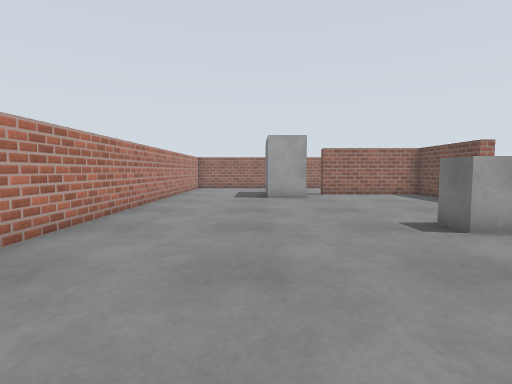
view 1 (above)

16 first-person views from a walk through a Gazebo world. The camera is 0.57 m above the floor, tilts 4° down and sees 80° across. The floor is counted in squares, 0.5 m on a side. Each view is taken from the middle of a square. On the plan, view 1 faces up. The plan holds only what a view shows up to about 13 squares ahead; the rest is blank.

view 2
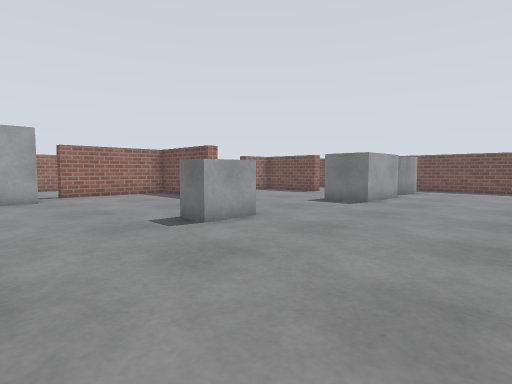

view 3
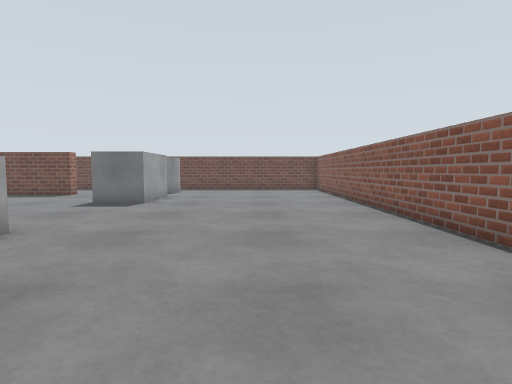

view 4
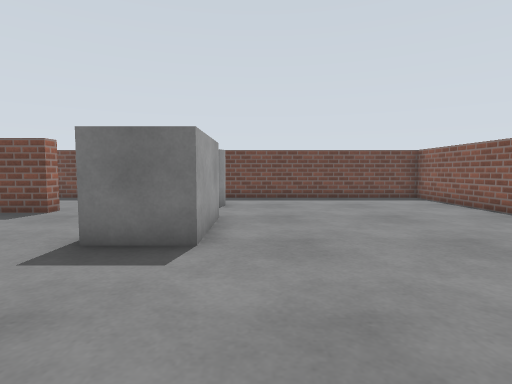

view 5
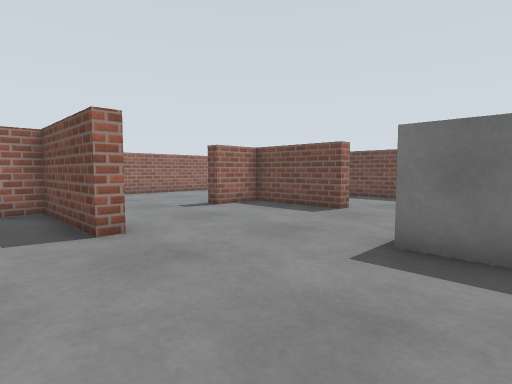

view 6
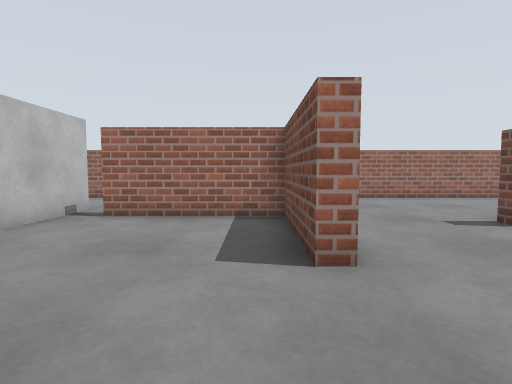

view 7
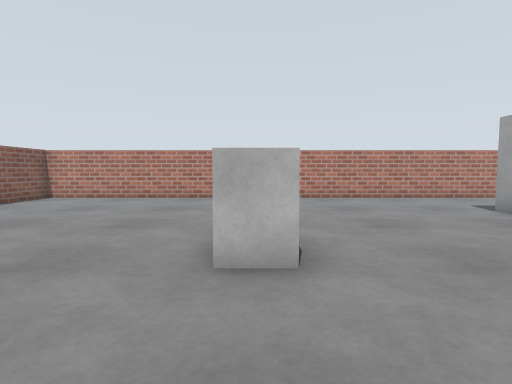

view 8
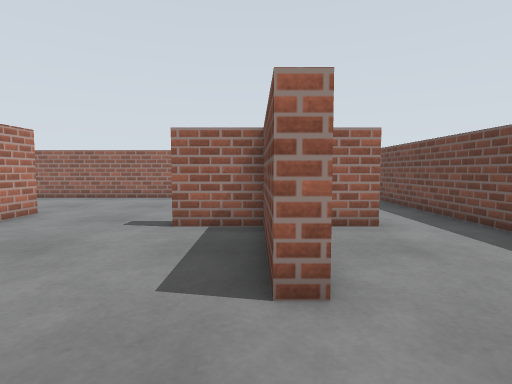

view 9
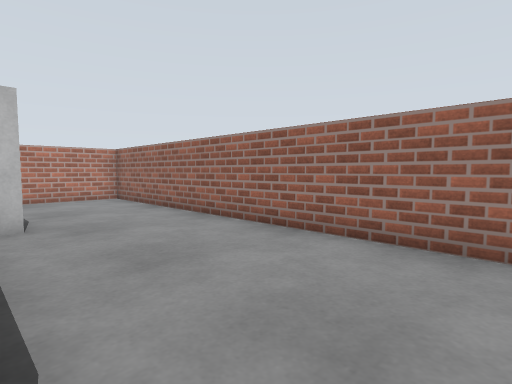

view 10
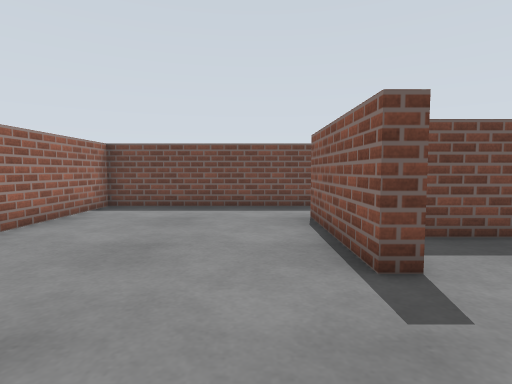

view 11
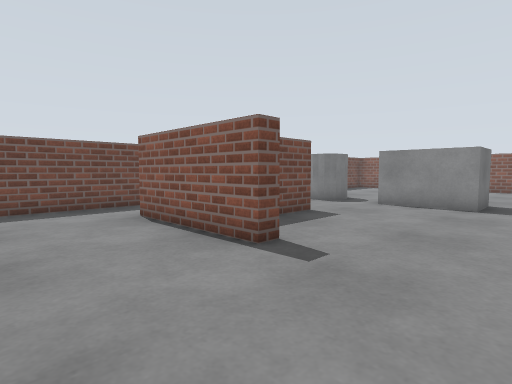

view 12
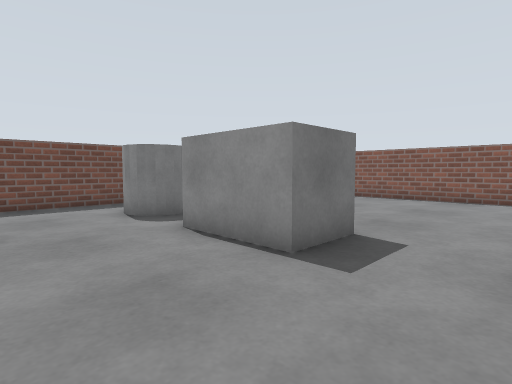

view 13
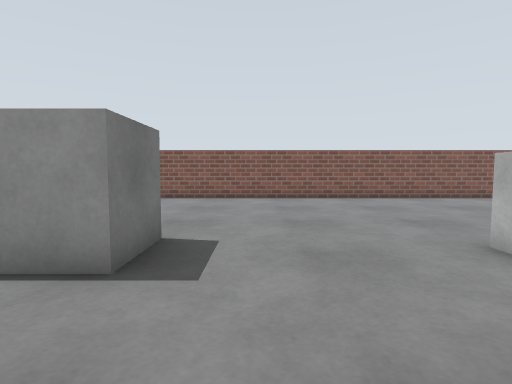

view 14
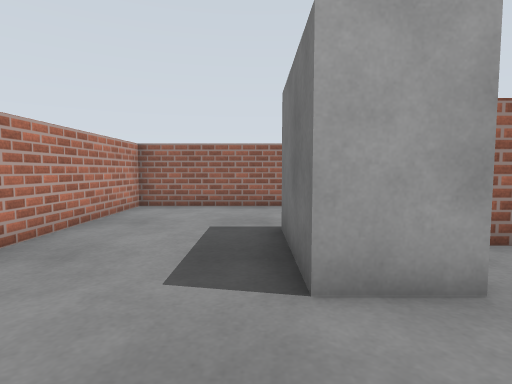

view 15
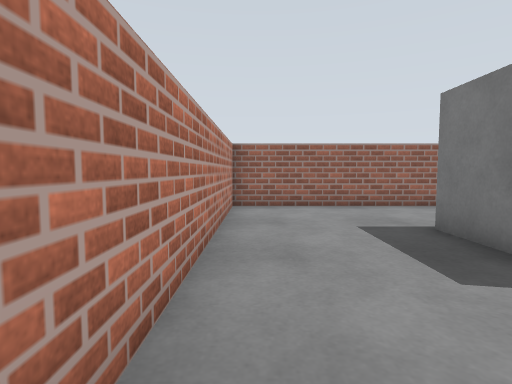

view 16
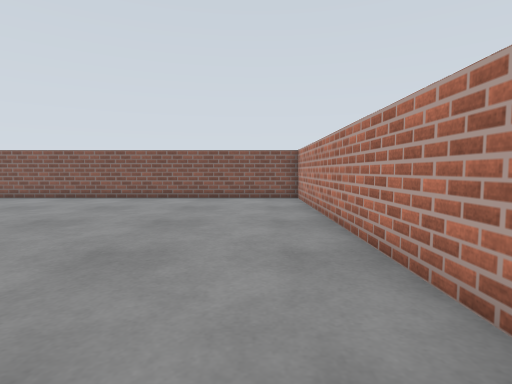

### Floor plan
Points are (right, up) in squares from view 1. A wall is a line through its corners. A room is listed if a view was taken in it or the views show most of it. See-through windows are left out.
Room 1 (views 1, 2, 3, 4, 5, 6, 7, 8, 9, 10, 11, 12, 13, 14, 15, 16)
walls: (8.2, 10.5) (7.7, 10.5) (7.7, 14.5) (3.2, 14.5) (3.2, 15.1); (8.2, 15.1) (8.2, 13.8); (14.8, 9.6) (14.2, 9.6) (14.2, 13.1) (12.3, 13.1) (12.3, 13.6) (16.5, 13.6); (16.6, 13.1) (15.5, 13.1); (-3.7, -2.8) (18.7, -2.8) (18.7, 19.8) (-3.7, 19.8) (-3.7, -2.8)
ways out: gap at (3, 15)
objects: grey box (1, 13) to (2, 16); grey box (4, 6) to (5, 6); grey box (11, 5) to (13, 6); grey cylinder (15, 5) to (16, 7)

Positions as (right, up) in squares from view 1, and headings:
1: (0, 0), facing up
2: (0, 0), facing up-right
3: (0, 1), facing right
4: (6, 4), facing right
5: (6, 5), facing up-right
6: (7, 7), facing up
7: (9, 6), facing left
8: (14, 7), facing up
9: (9, 15), facing up-left
10: (9, 15), facing right
11: (9, 17), facing down-right
12: (8, 10), facing down-right
13: (9, 10), facing down
14: (0, 10), facing up
15: (-3, 10), facing up
16: (-2, 10), facing down
